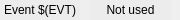
<?xml version="1.0" encoding="UTF-8"?>
<ui version="4.0">
 <class>Form</class>
 <widget class="QWidget" name="Form">
  <property name="geometry">
   <rect>
    <x>0</x>
    <y>0</y>
    <width>180</width>
    <height>20</height>
   </rect>
  </property>
  <property name="windowTitle">
   <string>Form</string>
  </property>
  <widget class="caLabel" name="calabel_2">
   <property name="geometry">
    <rect>
     <x>0</x>
     <y>0</y>
     <width>80</width>
     <height>20</height>
    </rect>
   </property>
   <property name="styleSheet">
    <string notr="true">background-color: rgb(236, 236, 236, 255);</string>
   </property>
   <property name="text">
    <string>Event $(EVT)</string>
   </property>
   <property name="alignment">
    <set>Qt::AlignCenter</set>
   </property>
   <property name="visibility">
    <enum>caLabel::StaticV</enum>
   </property>
   <property name="visibilityCalc">
    <string notr="true"/>
   </property>
   <property name="channel" stdset="0">
    <string notr="true"/>
   </property>
  </widget>
  <widget class="caLineEdit" name="calineedit">
   <property name="geometry">
    <rect>
     <x>90</x>
     <y>0</y>
     <width>81</width>
     <height>20</height>
    </rect>
   </property>
   <property name="channel" stdset="0">
    <string notr="true">$(EVR):Evtmap-$(EVT)-DNC.DESC</string>
   </property>
  </widget>
  <widget class="caLabel" name="calabel_4">
   <property name="geometry">
    <rect>
     <x>90</x>
     <y>0</y>
     <width>81</width>
     <height>20</height>
    </rect>
   </property>
   <property name="styleSheet">
    <string notr="true">background-color: rgb(236, 236, 236, 255);</string>
   </property>
   <property name="text">
    <string>Not used</string>
   </property>
   <property name="alignment">
    <set>Qt::AlignCenter</set>
   </property>
   <property name="visibility">
    <enum>caLabel::IfZero</enum>
   </property>
   <property name="channel" stdset="0">
    <string notr="true">$(EVR):Evtmap-$(EVT)-DNC</string>
   </property>
  </widget>
 </widget>
 <customwidgets>
  <customwidget>
   <class>caLabel</class>
   <extends>QLabel</extends>
   <header>caLabel</header>
  </customwidget>
  <customwidget>
   <class>caLineEdit</class>
   <extends>QLineEdit</extends>
   <header>caLineEdit</header>
  </customwidget>
 </customwidgets>
 <resources/>
 <connections/>
</ui>
